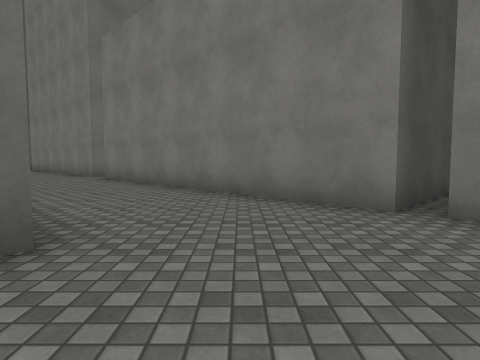
view 1 (above)

19 first-person views from a walk through a 3-D level made in the Unity game engine. The camera is 1.2 m above the floor, tilts 4° down and sees 75° across. The floor is counted in squares, 2 m on a side. Each view is taken from the middle of a square. On the plan, view 1 faces up. The plan holds only what a view shows up to about 9 squares ahead; the rest is blank. The place goes on beyond the plan. The player character is not drawn. Surface patterns are stand-ins for the level's own textures.

view 2
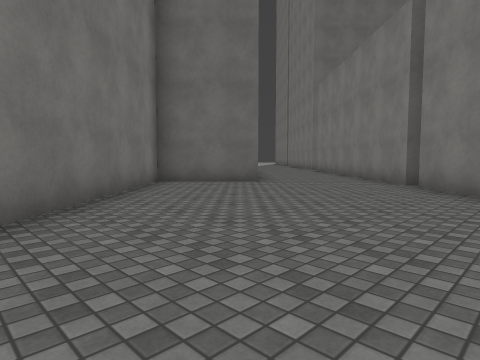

view 3
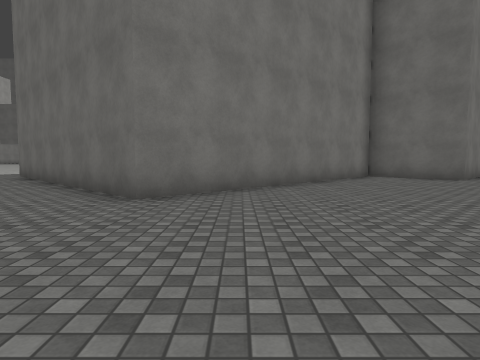

view 4
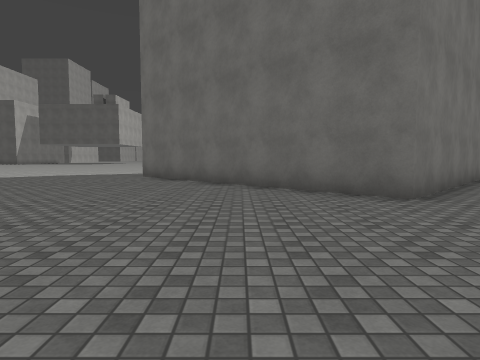

view 5
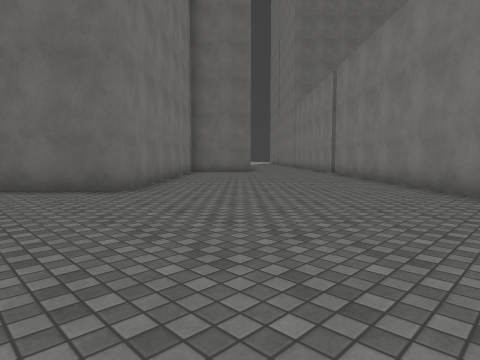

view 6
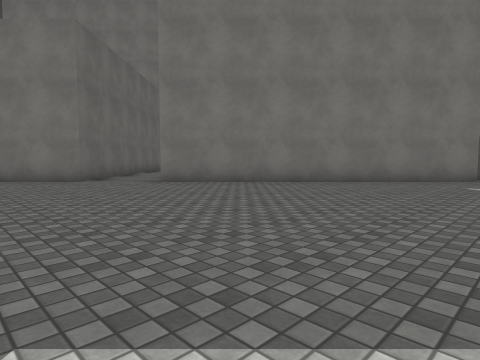

view 7
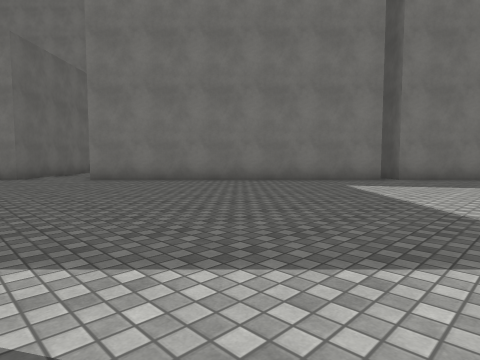

view 8
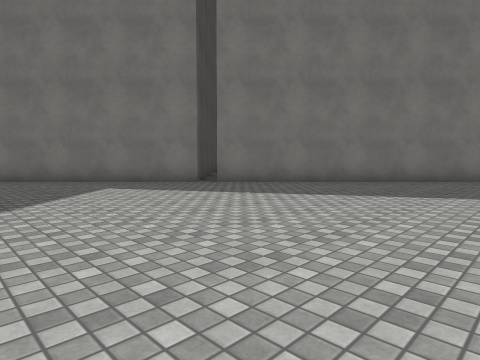

view 9
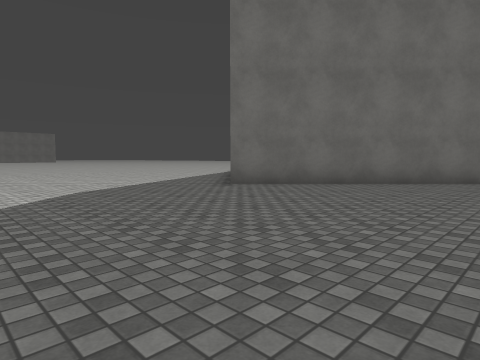

view 10
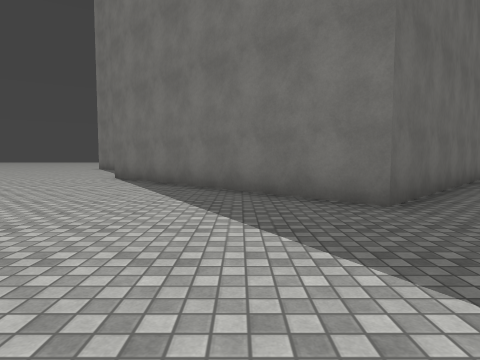

view 11
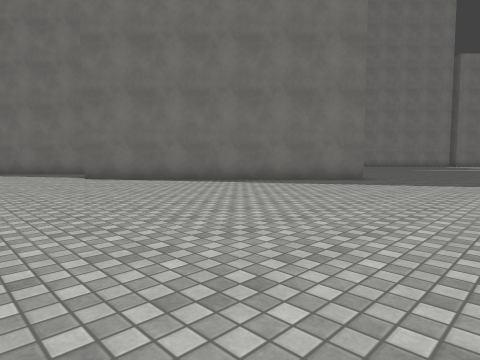

view 12
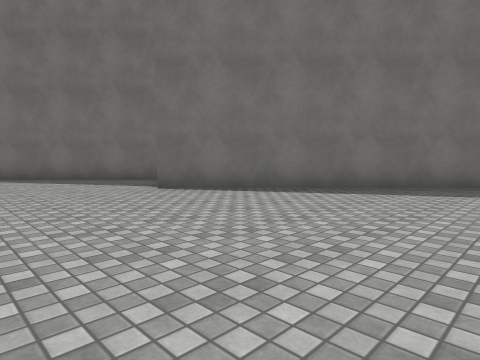

view 13
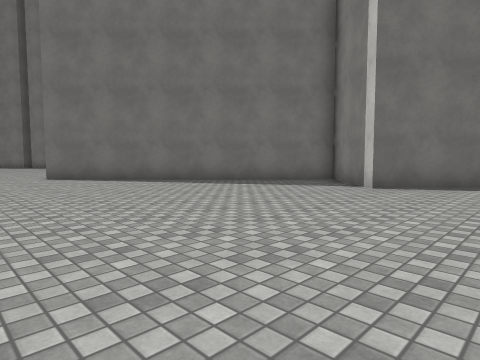

view 14
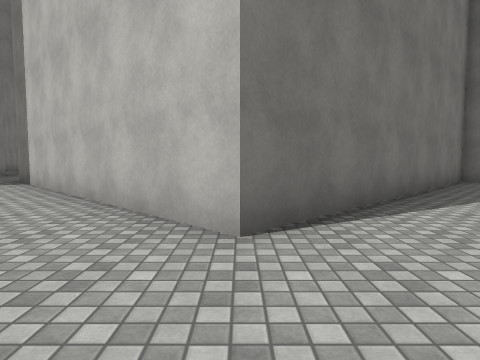

view 15
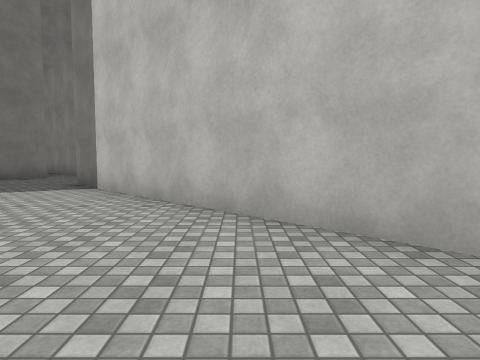

view 16
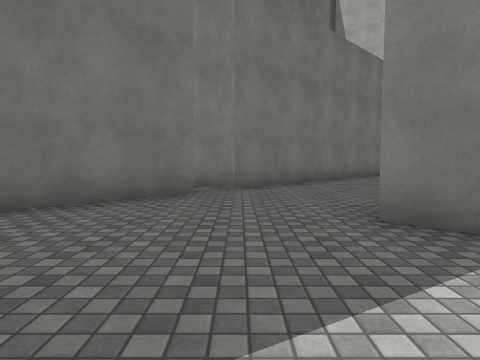

view 17
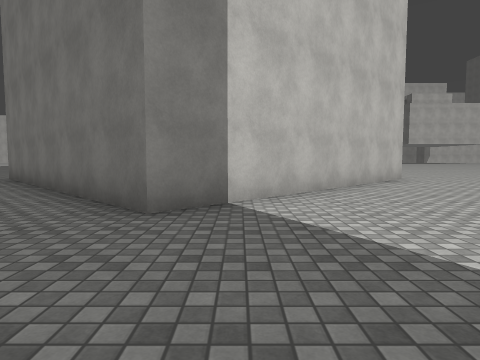

view 18
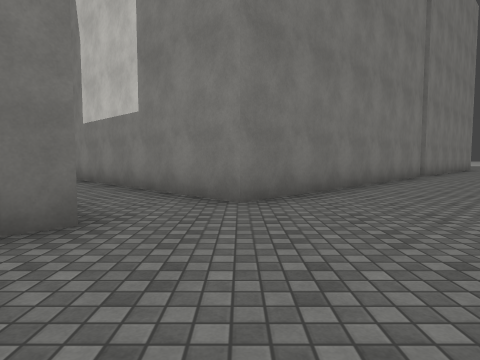

view 19
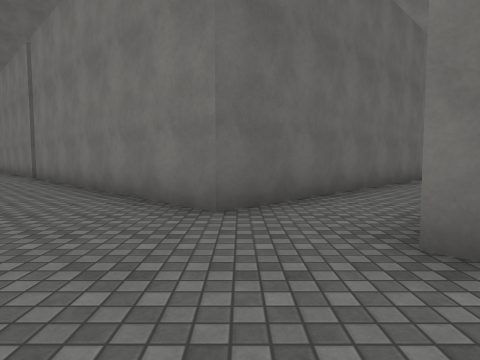

### Floor plan
Points are (right, up) in squares from view 1. A wall is a line through its corners. A room is listed if a view was taken in it or the views show most of it. See-through windows are left out.
Room 1 (views 1, 2, 3, 4, 5, 6, 7, 8, 9, 10, 11, 12, 13, 14, 18, 19)
walls: (2.5, -5.5) (-3.2, -11.2) (-8.8, -5.5) (-7, -3.7) (-12.7, 2) (-7, 7.7) (-1.3, 2) (-3.2, 0.2) (2.5, -5.5); (1.7, 3.4) (-3.9, 9.1); (14.8, -9.7) (9.2, -4) (13.8, 0.7); (13.2, 2.9) (7.7, -2.6) (2, 3.2); (-4.6, 9.8) (-5.9, 11.1); (19.9, -14.7) (15.2, -10)
ways out: opening at (-10, 5.9) to room 2
Room 2 (views 15, 16, 17)
walls: (-5.9, 11.1) (-6.6, 11.7)
ways out: opening at (-10, 5.9) to room 1

Where each view was taken, in squares from view 1:
view 1: 0 up, 0 right, facing up
view 2: 4 down, 4 right, facing up-left
view 3: 4 down, 7 right, facing left
view 4: 8 down, 7 right, facing left
view 5: 8 down, 8 right, facing up-left
view 6: 11 down, 5 right, facing up-right
view 7: 13 down, 6 right, facing up-right
view 8: 16 down, 10 right, facing up-right
view 9: 16 down, 2 right, facing up-left
view 10: 15 down, 5 left, facing up
view 11: 15 down, 12 left, facing up-right
view 12: 11 down, 12 left, facing up-right
view 13: 8 down, 15 left, facing up-right
view 14: 2 up, 15 left, facing right
view 15: 4 up, 14 left, facing right
view 16: 9 up, 10 left, facing right
view 17: 11 up, 8 left, facing down
view 18: 4 down, 5 right, facing right
view 19: 6 down, 8 right, facing up
